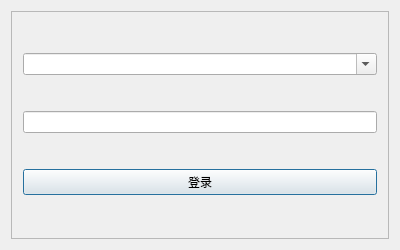
<?xml version="1.0" encoding="UTF-8"?>
<ui version="4.0">
 <class>LorretyClient</class>
 <widget class="QDialog" name="LorretyClient">
  <property name="geometry">
   <rect>
    <x>0</x>
    <y>0</y>
    <width>400</width>
    <height>250</height>
   </rect>
  </property>
  <property name="windowTitle">
   <string>LorretyClient</string>
  </property>
  <layout class="QGridLayout" name="gridLayout">
   <item row="0" column="0">
    <widget class="QFrame" name="frame">
     <property name="frameShape">
      <enum>QFrame::StyledPanel</enum>
     </property>
     <property name="frameShadow">
      <enum>QFrame::Raised</enum>
     </property>
     <layout class="QGridLayout" name="gridLayout_2">
      <item row="0" column="0">
       <widget class="QComboBox" name="ID">
        <property name="editable">
         <bool>true</bool>
        </property>
       </widget>
      </item>
      <item row="1" column="0">
       <widget class="QLineEdit" name="password">
        <property name="echoMode">
         <enum>QLineEdit::Password</enum>
        </property>
       </widget>
      </item>
      <item row="2" column="0">
       <widget class="QPushButton" name="login">
        <property name="text">
         <string>登录</string>
        </property>
       </widget>
      </item>
     </layout>
    </widget>
   </item>
  </layout>
 </widget>
 <layoutdefault spacing="6" margin="11"/>
 <resources/>
 <connections/>
</ui>
